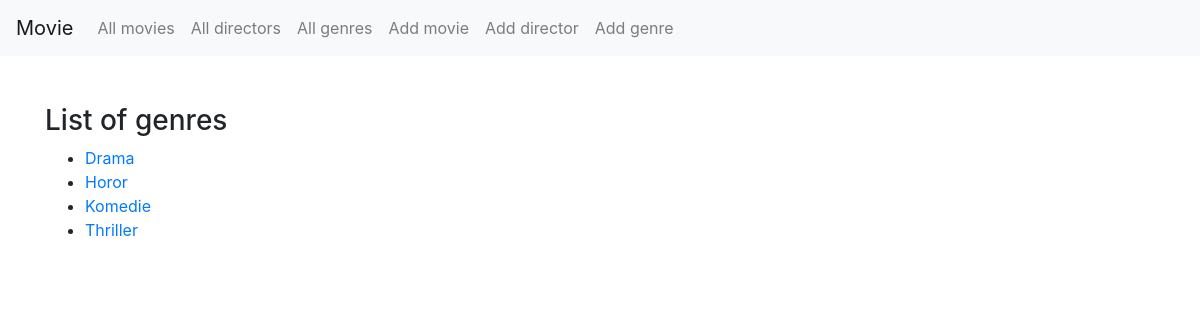
Before: /genres/ with the older database file.
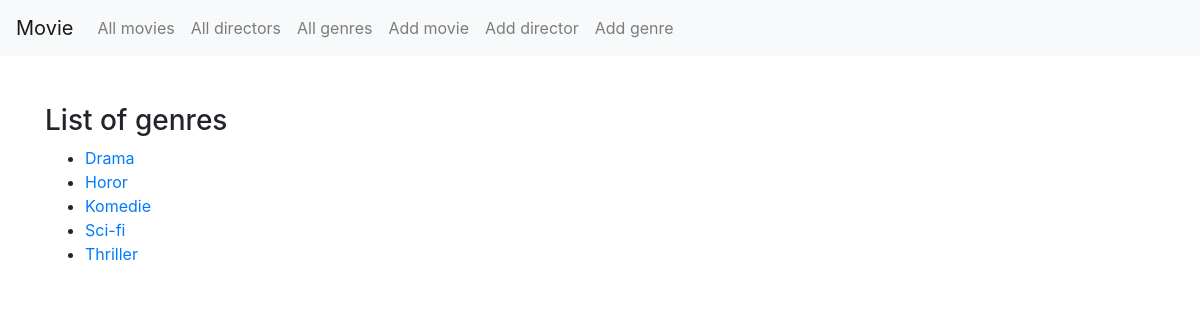
After: the same page with the newer database file.
### Movie/models.py (models this page shows, shortened)
class Genre(models.Model):
    name = models.CharField('Genre', max_length=50, unique=True)
    description = models.TextField('Description', null=True, blank=True)

### Movie/views.py (the view)
# urls.py: url(r'^genres/$', views.list_all_genres, name='genres'),
def list_all_genres(request):
    all_genres = Genre.objects.all().order_by('name')
    context = {'all_genres': all_genres}
    return render(request, 'Movie/genres.html', context)

### Movie/templates/Movie/genres.html (shortened to what this page needs)
{% extends "Movie/base.html" %}
{% block content %}
<div style="text-align:left">
    {% if all_genres %}
    <h3>List of genres</h3>
    <ul>
        {% for genre in all_genres %}
        <li><a href="/genres/{{ genre.id }}/">{{ genre.name }}</a>
        </li>
        {% endfor %}
    </ul>
    {% else %}
    <h3>You don't have any genres in the database.</h3>
    {% endif %}
</div>
{% endblock %}

### Movie/templates/Movie/base.html (shortened to what this page needs)
<!DOCTYPE html>
<html>
<head>
    <link rel="stylesheet" href="https://maxcdn.bootstrapcdn.com/bootstrap/4.0.0-beta.2/css/bootstrap.min.css"
>
</head>
<body>
<nav class="navbar navbar-expand-lg navbar-light bg-light">
    <a class="navbar-brand" href="{% url 'index' %}">Movie</a>
    <div class="collapse navbar-collapse" id="navbarSupportedContent">
        <ul class="navbar-nav mr-auto">
            <li class="nav-item"><a class="nav-link" href="/movielist/">All movies</a></li>
            <li class="nav-item"><a class="nav-link" href="/directors/">All directors</a></li>
            <li class="nav-item"><a class="nav-link" href="/genres/">All genres</a></li>
            <li class="nav-item"><a class="nav-link" href="/add_movie/">Add movie</a></li>
            <li class="nav-item"><a class="nav-link" href="/add_director/">Add director</a></li>
            <li class="nav-item"><a class="nav-link" href="/add_genre/">Add genre</a></li>
        </ul>
    </div>
</nav>
<div class="container my-5">
    <div id="content" text-align="center">{% block content %}{% endblock %}</div>
</div>
</body>
</html>

Changed rows visible on the page:
added Genre: name "Sci-fi"
